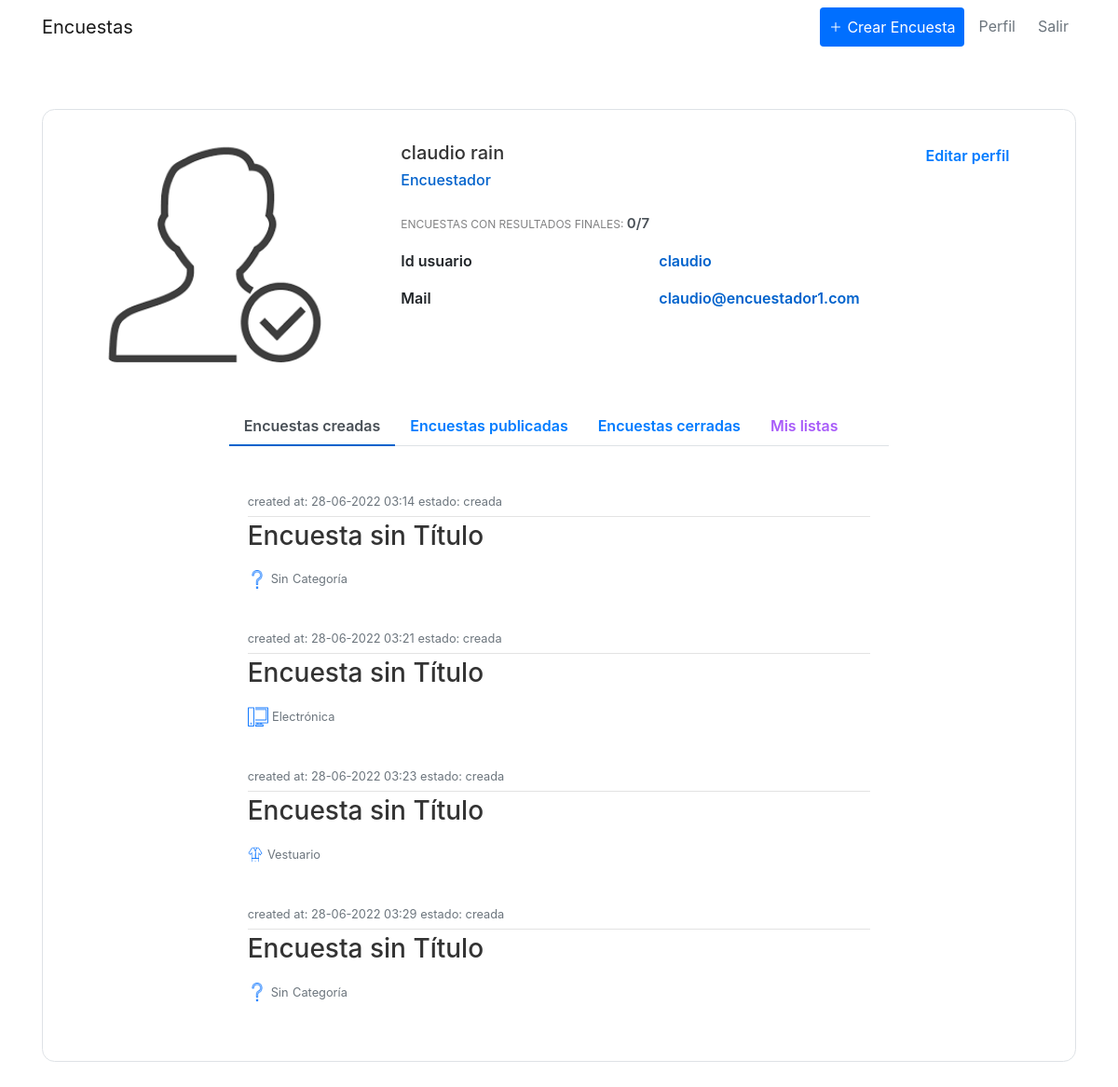
The app's page /profile (signed in), older data.
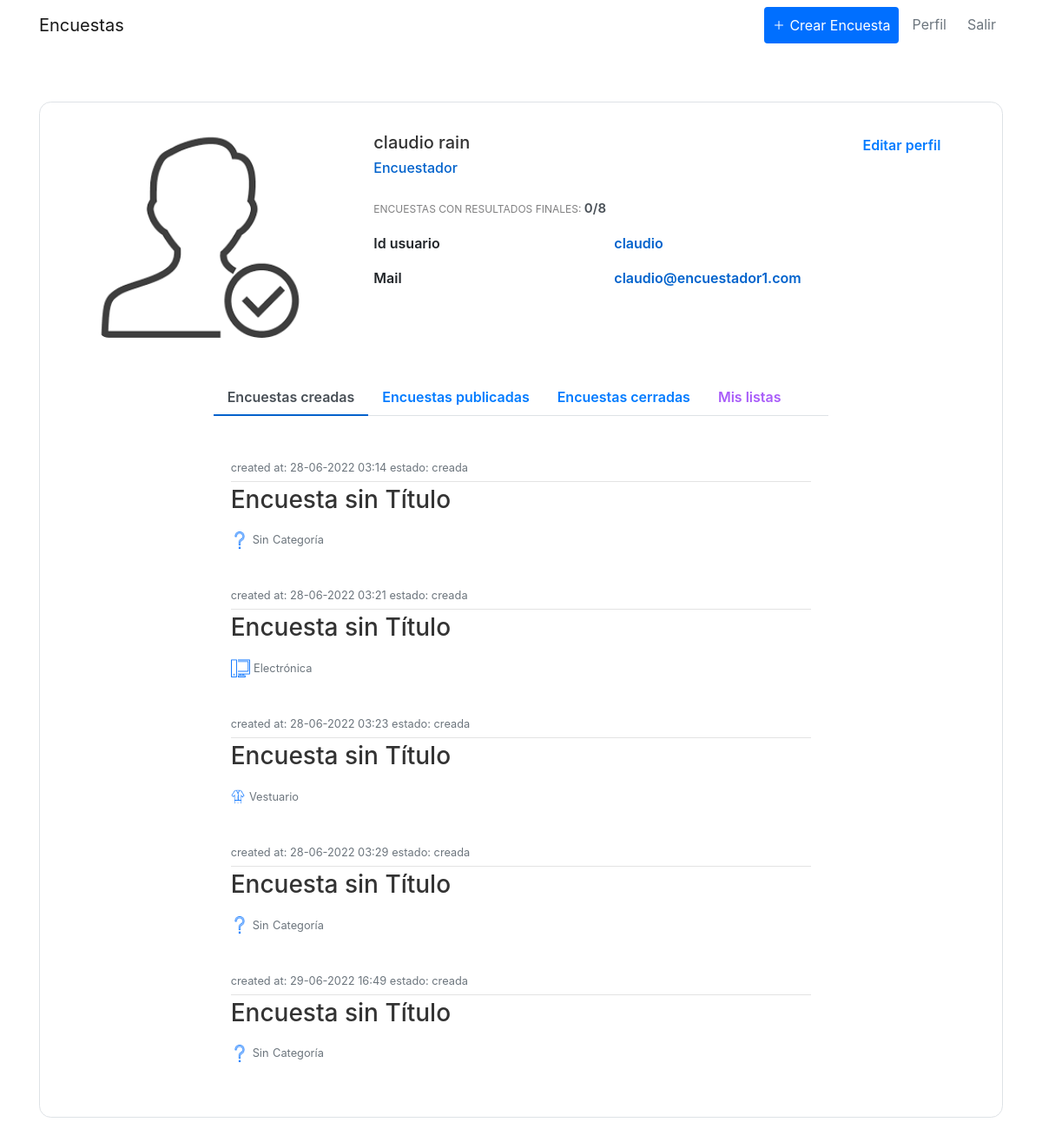
The same page, newer data.
### encuestas/models.py (models this page shows, shortened)
class User(db.Model,UserMixin):
    id = db.Column(db.Integer, primary_key=True)
    username = db.Column(db.String(20), unique=True, nullable=False)
    name = db.Column(db.String(20), nullable=False)
    email = db.Column(db.String(120), unique=True, nullable=False)
    image_file = db.Column(db.String(20), nullable=False, default='default.jpg')
    password = db.Column(db.String(60), nullable=False)
    posts = db.relationship('Post', backref='author', lazy=True)
    tipo = db.Column(db.String(20), nullable=False)
    visible_inf = db.Column(db.String(20), nullable=False, default=True)

class Encuesta(db.Model):
    id = db.Column(db.Integer, primary_key = True)
    title = db.Column(db.String(100),nullable = False)
    description = db.Column(db.String(1000), nullable = False)
    image_file = db.Column(db.String(20), nullable=False, default='default.jpg')
    date_created = db.Column(db.DateTime, nullable = False, default = datetime.utcnow)
    date_posted = db.Column(db.DateTime, default = datetime.utcnow)
    user_id = db.Column(db.Integer, db.ForeignKey('user.id'),nullable = False)
    preguntas = db.relationship('Pregunta', backref = 'content', lazy = True)
    estado =  db.Column(db.String(100), default = "creada")
    categoria = db.Column(db.String(100),default = "Categoría" , nullable=False)

### encuestas/routes.py (the view)
@app.route("/profile", methods=['GET', 'POST'])
@login_required
def profile():
    form = updatePerfil()
    respuesta = Respuesta.query.filter_by(id_usuario = current_user.username)
    if form.validate_on_submit():
        if form.picture.data:
            picture_file = guardarfoto(form.picture.data)
            current_user.image_file = picture_file
        current_user.name = form.name.data
        current_user.email = form.email.data
        current_user.visible_inf = form.visible.data
        db.session.commit()
        flash('Tus datos han sido actualizados', 'success')
        return redirect(url_for('profile'))
    elif request.method == 'GET':
        form.name.data = current_user.name
        form.email.data = current_user.email
    lista_query= []
    encuest = {}
    for i in respuesta:
        datet =  i.date
        encuest[i.date.strftime("%d-%m-%Y %H:%M:%S")] = i.id_encuesta
        encRESP = Encuesta.query.filter_by(id = i.id_encuesta )
    keys = list(encuest.keys())
    for i in encuest:
        print(encuest[i])
        lista_query.append(Encuesta.query.filter_by(id = encuest[i] ))
    if len(lista_query) ==0:
        lista_query = 0
    encPUBLIC = Encuesta.query.filter_by(user_id = current_user.username,estado = "publicada" )
    encCREATE = Encuesta.query.filter_by(user_id = current_user.username,estado = "creada" )
    encCLOSED = Encuesta.query.filter_by(user_id = current_user.username,estado = "cerrada" )
    listas = ListaDifusion.query.filter_by(user_id = current_user.id)
    TOTAL=len(encuest)
    TOTALC=0
    tipo = False
    perfil_usuario =  'profile_encuestado.html'
    if current_user.tipo == '1':
        tipo = True
        perfil_usuario =  'profile_encuestador.html'
        for i in encPUBLIC:
            TOTAL=TOTAL+1
        for i in encCREATE:
            TOTAL=TOTAL+1
        for i in encCLOSED:
            TOTALC=TOTALC+1
    image_file = url_for('static', filename= 'profile_pics/' + current_user.image_file)
    return render_template(perfil_usuario, title='Profile', image_file=image_file , encPUBLIC = encPUBLIC, form = form, encCREATE=encCREATE, encCLOSED=encCLOSED, TOTAL =TOTAL+TOTALC, TOTALC  =  TOTALC, tipo=tipo, lista_query=lista_query, keys = keys,listas = listas)

### encuestas/forms.py (shortened to what this page needs)
class updatePerfil(FlaskForm):
    name = StringField('Nombre',
                           validators=[DataRequired(), Length(min=2, max=20)])
    email = StringField('Email',
                        validators=[DataRequired(), Email()])
    submit = SubmitField('Actualiza tu información')
    picture = FileField('Actualiza foto de perfil', validators=[FileAllowed(['jpg','png'])])
    visible = BooleanField('Sí, quiero mi información visible en el perfil', default=True)

### encuestas/models.py (called while the page is built)
@login_manager_.user_loader
def load_user(user_id):
    return User.query.get(int(user_id))

### encuestas/templates/profile_encuestador.html (shortened to what this page needs)
{% extends "layout.html" %}
{% block content %}
<link href="//maxcdn.bootstrapcdn.com/bootstrap/4.1.1/css/bootstrap.min.css" rel="stylesheet" id="bootstrap-css">
<div class="container emp-profile border">
                <div class="row">
                    <div class="col-md-4">
                        <div class="profile-img  rounded-circle ">
                            <img src = "{{image_file}}" alt=""/>
                        </div>
                    </div>
                    <div class="col-md-6">
                        <div class="profile-head">
                                    <h5>
                                        {{current_user.name}}
                                    </h5>
                                    <h6>
                                        {% if tipo %}
                                            Encuestador
                                        {%    else %}
                                            Encuestado
                                        {%    endif %}
                                    </h6>
                                    <p class="proile-rating">ENCUESTAS CON RESULTADOS FINALES: <span>{{TOTALC}}/{{TOTAL}}</span></p>
                                    <div class="tab-content profile-tab" id="myTabContent">
                                        {% if current_user.visible_inf == '1' %}
                                        <div class="tab-pane fade show active" id="home" role="tabpanel" aria-labelledby="home-tab">
                                            <div class="row tab-pane fade show active " id="home" role="tabpanel" aria-labelledby="home-tab">
                                                <div class="col-md-6">
                                                    <label>Id usuario</label>
                                                </div>
                                                <div class="col-md-6">
                                                    <p>{{current_user.username}}</p>
                                                </div>
                                                <div class="col-md-6">
                                                    <label>Mail</label>
                                                </div>
                                                <div class="col-md-6">
                                                    <p>{{current_user.email}}</p>
                                                </div>
                                            </div>
                                        </div>
                                        {%    endif %}
                                    </div>
                        </div>
                    </div>
                    <div class="col-md-2">
                        <input  type="button" value="Editar perfil" class="profile-edit-btn btn-outline-primary" id="btn"  >
                    </div>
                </div>
                <div class="row-md-2">
                    <br>
                    <br>
                </div>
                <div class="row">
                    <div class="col-md-2">
                    </div>
                    <div class="col-md-8 profile-head">
                        <ul class="nav nav-tabs" id="myTab" role="tablist">
                            <li class="nav-item">
                                <a class="nav-link active" id="profile-tab" data-toggle="tab" href="#created" role="tab" aria-controls="created" aria-selected="true">Encuestas creadas</a>
                            </li>
                            <li class="nav-item">
                                <a class="nav-link" id="open-tab" data-toggle="tab" href="#open" role="tab" aria-controls="open" aria-selected="false">Encuestas publicadas</a>
                            </li>
                            <li class="nav-item">
                                <a class="nav-link" id="profile-tab" data-toggle="tab" href="#close" role="tab" aria-controls="close" aria-selected="false">Encuestas cerradas</a>
                            </li>
                            <li class="nav-item">
                                <a class="nav-link text-indigo" id="list-tab" data-toggle="tab" href="#lists" role="tab" aria-controls="list" aria-selected="false">Mis listas</a>
                            </li>
                        </ul>
                        <div class="tab-content profile-tab" id="myTabContent">
                            <div class="tab-pane fade show active" id="created" role="tabpanel" aria-labelledby="created-tab">
                                <div class="column">
                                    <div class="row-md-8">
                                    {% for encuesta in encCREATE %}
                                    <article class="media content-section">
                                        <div class="media-body">
                                            <div class="article-metadata">
                                                <small class="text-muted">
                                                    created at: {{encuesta.date_created.strftime('%d-%m-%Y %H:%M')}}
                                                </small>
                                                <small class="text-muted">
                                                    estado: {{encuesta.estado}}
                                                </small>
                                            </div>
                                                <h2>
                                                    <a class="article-title"
                                                    href="{{ url_for('encuesta', encuesta_id=encuesta.id)}}"> <h3>{{ encuesta.title }} </h3></a>
                                                </h2>
                                                <div class="d-flex gap-4 align-items-center">
                                                        <div  >
                                                            {%if encuesta.categoria == "Vestuario"%}
                                                                <img src="/static/icons/ropa.png" style="width: 15%; height: 15%"  alt="img"/>
                                                            {%endif%}
                                                            {%if encuesta.categoria == "Electrónica"%}
                                                                <img src="/static/icons/pc.png" style="width: 18%; height: 15%"  alt="img"/>
                                                            {%endif%}
                                                            {%if encuesta.categoria == "Categoría"%}
                                                                <img src="/static/icons/cate.png" style="width: 15%; height: 15%"  alt="img"/>
                                                                <small class="text-muted ">Sin</small>
                                                            {%endif%}
                                                            <small class="text-muted "> {{  encuesta.categoria }}</small>
                                                            <br>
                                                    </div>
                                            </div>
                                        </article>
                                        {% endfor %}
                                    </div>
                                </div>
                            </div>
                                    </div>
                                </div>
                            </div>
                        </div>
                    </div>
                </div>
        {% endblock content %}

### encuestas/templates/layout.html (shortened to what this page needs)
<!DOCTYPE html>
<html>
<head>
    <link rel="stylesheet" href="https://maxcdn.bootstrapcdn.com/bootstrap/4.0.0/css/bootstrap.min.css">
    <link rel="stylesheet" type="text/css" href="{{ url_for('static', filename='main.css') }}">
</head>
<body class="d-flex flex-column gap-4">
    <header class="site-header">
      <nav class="navbar navbar-expand-lg bg-white navbar-light bg-white fixed-top ">
        <div class="container">
          <a class="navbar-brand mr-4 " href="/">Encuestas</a>
          <div class="collapse navbar-collapse" id="navbarToggle">
            <div class="navbar-nav">
              {%block change_button%}
              {% if current_user.is_authenticated and current_user.tipo =='1' %}
               <a class="nav-item text-white nav-link btn primary-button brand-color d-flex align-items-center gap-3" href="{{ url_for('crear_encuesta')}}">
                  <ion-icon class = "aligm-middle"name="add-outline"></ion-icon>
                  <span>
                    Crear Encuesta
                  </span>
              </a>
              {% endif %}
              {%endblock change_button%}
              {% if current_user.is_authenticated %}
              <a class="nav-item text-secondary nav-link  btn-link px-3 me-2" href="{{ url_for('profile') }}">Perfil</a>
              <a class="nav-item text-secondary nav-link" href="{{ url_for('logout') }}">Salir</a>
              {% else %}
              <a class="nav-item text-secondary nav-link" href="{{ url_for('login') }}">Login</a>
              <a class="nav-item text-secondary nav-link" href="{{ url_for('register') }}">Registrate</a>
              {% endif %}
            </div>
          </div>
        </div>
      </nav>
    </header>
    <main role="main" class="container">
      <div >
        <div id ="content-section">
          {% block content %}{% endblock %}
    </main>
</body>
</html>

### encuestas/static/main.css (style rules this page uses)
body { font-family: "Roboto", sans-serif; font-weight: 400; background: #f5f5f5; color: #333; margin-top: 3.4rem; box-sizing: border-box; }
h1, h2, h3, h4, h5, h6 { color: #444444; }
.site-header .navbar-nav .nav-link { color: #cbd5db; }
.container { max-width: 1200px; width: 1200px; }
.content-section { background: #ffffff; padding: 10px 20px; border-radius: 3px; margin-bottom: 20px; }
.article-title { color: #333; }
.article-metadata { padding-bottom: 5px; margin-bottom: 4px; border-bottom: 1px solid #e3e3e3; }
.text-indigo { color: #a85cf9; }
.gap-4 { gap: 0.4rem; }
.gap-3 { gap: 0.3rem; }
html, body { width: 100%; height: 100%; }
.emp-profile { padding: 3%; margin-top: 10%; margin-bottom: 10%; border-radius: 0.85rem; background: #fff; }
.profile-img { text-align: center; }
.profile-img img { width: 70%; height: 100%; border-radius: 0.85rem; }
.profile-head h5 { color: #333; }
.profile-head h6 { color: #0062cc; }
.profile-edit-btn { border: none; border-radius: 1.5rem; width: 70%; padding: 2%; font-weight: 600; color: #6c757d; cursor: pointer; }
.proile-rating { font-size: 12px; color: #818182; margin-top: 5%; }
.proile-rating span { color: #495057; font-size: 15px; font-weight: 600; }
.profile-head .nav-tabs { margin-bottom: 5%; }
.profile-head .nav-tabs .nav-link { font-weight: 600; border: none; }
.profile-head .nav-tabs .nav-link.active { border: none; border-bottom: 2px solid #0062cc; }
.profile-tab label { font-weight: 600; }
.profile-tab p { font-weight: 600; color: #0062cc; }
.brand-color { background-color: #006fff; }
.primary-button { border: none; color: white; font-size: 1rem; border-radius: 3px; }

Row changes from the older to the newer data that the page shows:
added Encuesta: date_created "29-06-2022 16:49", estado "creada", title "Encuesta sin Título", categoria "Categoría"
Text that changed along with them:
{{ TOTAL }}: "7" → "8"
